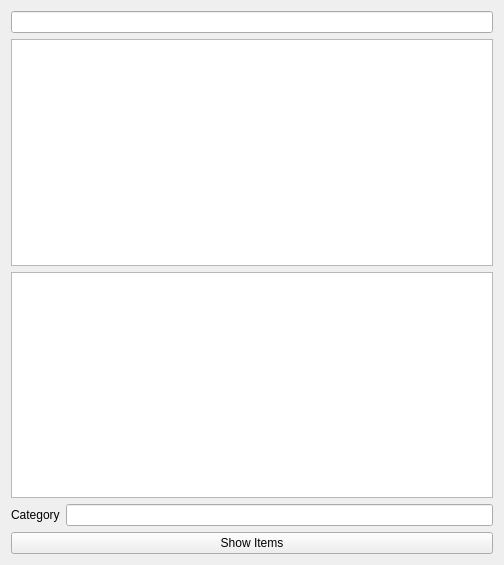
<?xml version="1.0" encoding="UTF-8"?>
<ui version="4.0">
 <class>Gui</class>
 <widget class="QWidget" name="Gui">
  <property name="geometry">
   <rect>
    <x>0</x>
    <y>0</y>
    <width>504</width>
    <height>565</height>
   </rect>
  </property>
  <property name="windowTitle">
   <string>Gui</string>
  </property>
  <layout class="QVBoxLayout" name="verticalLayout">
   <item>
    <widget class="QLineEdit" name="FilterLineEdit"/>
   </item>
   <item>
    <widget class="QListWidget" name="ShoppingWidget"/>
   </item>
   <item>
    <widget class="QListWidget" name="FilterWidget"/>
   </item>
   <item>
    <layout class="QHBoxLayout" name="horizontalLayout">
     <item>
      <widget class="QLabel" name="label">
       <property name="text">
        <string>Category</string>
       </property>
      </widget>
     </item>
     <item>
      <widget class="QLineEdit" name="CategoryLineEdit"/>
     </item>
    </layout>
   </item>
   <item>
    <widget class="QPushButton" name="ShowItemsButton">
     <property name="text">
      <string>Show Items</string>
     </property>
    </widget>
   </item>
  </layout>
 </widget>
 <resources/>
 <connections/>
</ui>
